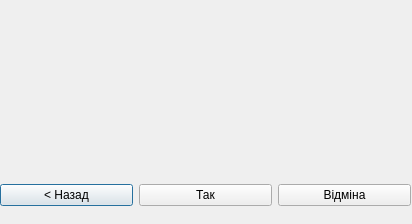
<?xml version="1.0" encoding="UTF-8"?>
<ui version="4.0">
 <class>Module3Dialog</class>
 <widget class="QDialog" name="Module3Dialog">
  <property name="geometry">
   <rect>
    <x>0</x>
    <y>0</y>
    <width>412</width>
    <height>224</height>
   </rect>
  </property>
  <property name="windowTitle">
   <string>Dialog3</string>
  </property>
  <widget class="QWidget" name="layoutWidget">
   <property name="geometry">
    <rect>
     <x>0</x>
     <y>180</y>
     <width>411</width>
     <height>31</height>
    </rect>
   </property>
   <layout class="QHBoxLayout" name="horizontalLayout">
    <item>
     <widget class="QPushButton" name="backButton">
      <property name="text">
       <string>&lt; Назад</string>
      </property>
     </widget>
    </item>
    <item>
     <widget class="QPushButton" name="okButton3">
      <property name="text">
       <string>Так</string>
      </property>
     </widget>
    </item>
    <item>
     <widget class="QPushButton" name="cancelButton3">
      <property name="text">
       <string>Відміна</string>
      </property>
     </widget>
    </item>
   </layout>
  </widget>
 </widget>
 <resources/>
 <connections/>
</ui>
